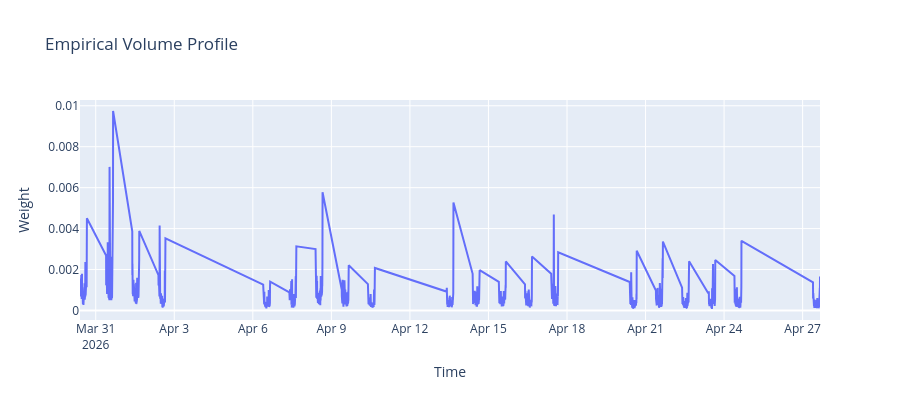

The notebook cell saved with this chart:
### Markdown cell above
## 2. Data Preparation

In this section, we transform raw intraday market data into a format suitable for execution analysis.

We focus on extracting three key components:

- Returns (for volatility estimation)
- Volatility ($\sigma$)
- Volume profile (for VWAP construction)

---

### 2.1 Returns and Volatility

We define log-returns as:

$$
r_k = \log\left(\frac{S_{k}}{S_{k-1}}\right)
$$

Volatility is estimated as:

$$
\hat{\sigma} = \text{std}(r_k)
$$

This provides a data-driven estimate of market uncertainty.

---

### 2.2 Time Grid

The execution horizon is defined over:

$$
t_k = t_0 + k \tau
$$

where:

- $\tau = 5$ minutes
- $k = 0, \dots, N$

---

### 2.3 Volume Profile

We construct the empirical volume profile:

$$
w_k = \frac{V_k}{\sum_{i=1}^{N} V_i}
$$

This allows VWAP execution to be aligned with actual market liquidity.

---

### 2.4 Objective

The goal of this section is to obtain:

- Clean price series $S_k$
- Volatility estimate $\hat{\sigma}$
- Volume weights $w_k$

These will be used to simulate execution strategies under real market conditions.

### Code cell
df = df_spy_5min.copy()
# Log returns
df["log_return"] = np.log(df["Close"] / df["Close"].shift(1))
# Drop first NaN
df = df.dropna()
# Volatility estimate
sigma_hat = df["log_return"].std()
print(f"Estimated volatility (sigma): {sigma_hat:.6f}")

# Volume profile
volume = df["Volume"].values
volume_weights = volume / volume.sum()
# check
print(f"Sum of weights: {volume_weights.sum():.4f}")

fig = go.Figure()

fig.add_trace(
    go.Scatter(
        x=df.index,
        y=volume_weights,
        mode="lines",
        name="Volume Weights"
    )
)

fig.update_layout(
    title="Empirical Volume Profile",
    xaxis_title="Time",
    yaxis_title="Weight",
    height=400,
    width=900
)

fig.show()

### Figure 1 — Plotly figure (JSON) as saved in the notebook; plotly's stock layout.template omitted (floating-point values rounded to 4 significant figures; data arrays with more than 128 entries replaced by an {"elided": "..."} marker saying what was removed)
{"data": [{"mode": "lines", "name": "Volume Weights", "type": "scatter", "x": {"elided": "1559 str values"}, "y": {"elided": "1559 float values"}}], "layout": {"height": 400, "title": {"text": "Empirical Volume Profile"}, "width": 900, "xaxis": {"title": {"text": "Time"}}, "yaxis": {"title": {"text": "Weight"}}}}
